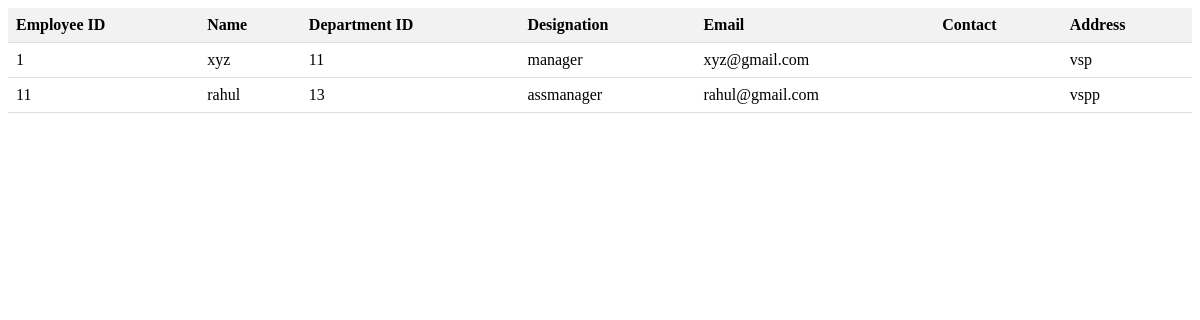
The page /employees on the database its author committed.
### tables this page shows
CREATE TABLE emp_details(empid int primary key,empname varchar(30),deptid int,designation varchar(30),email varchar(30),contactnum int,address varchar(30));

### app.py (the view)
@app.route('/employees',methods = ['GET','POST'])
def show_employees():
  emp = Employee()
  data = emp.show_employees()
  return render_template('show_employee.html',employees = data)

### empdetails.py (called while the page is built)
    def show_employees(self):
        conn = sqlite3.connect('pms.db')
        cur = conn.cursor()
        cur.execute('select * from emp_details')
        data = []
        for i in cur.fetchall():
            context = {}
            context['eid'] = i[0]
            context['ename'] = i[1]
            context['deptid'] = i[2]
            context['designation'] = i[3]
            context['email'] = i[4]
            context['contactnum'] = i[5]
            context['address'] = i[6]
            data.append(context)
        return(data)

### templates/show_employee.html (shortened to what this page needs)
<!DOCTYPE html>
<html>
<head>
</head>
<body>
    <table>
        <thead>
            <tr>
                <th>Employee ID</th>
                <th>Name</th>
                <th>Department ID</th>
                <th>Designation</th>
                <th>Email</th>
                <th>Contact</th>
                <th>Address</th>
            </tr>
        </thead>
        <tbody>
            {% for employee in employees %}
                <tr>
                    <td>{{ employee.eid }}</td>
                    <td>{{ employee.ename }}</td>
                    <td>{{ employee.deptid }}</td>
                    <td>{{ employee.designation }}</td>
                    <td>{{ employee.email }}</td>
                    <td>{{ employee.contactum }}</td>
                    <td>{{ employee.address }}</td>
                </tr>
            {% endfor %}
        </tbody>
    </table>
</body>
</html>

### templates/show_employee.html (style rules this page uses)
table { border-collapse: collapse; width: 100%; }
th, td { padding: 8px; text-align: left; border-bottom: 1px solid #ddd; }
th { background-color: #f2f2f2; }

### rows shown on the page
emp_details: eid "1", ename "xyz", deptid "11", designation "manager", email "xyz@gmail.com", address "vsp"
emp_details: eid "11", ename "rahul", deptid "13", designation "assmanager", email "rahul@gmail.com", address "vspp"
